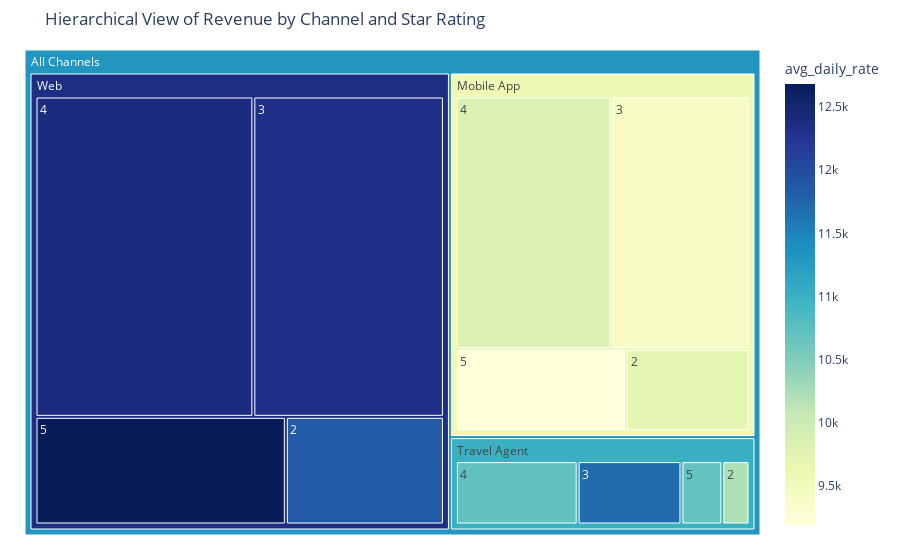

Notebook code for this chart:
### Markdown cell above
### 1. Interactive Revenue Treemap

Here, we can see the total revenue (`total_booking_value`) broken down by the primary `booking_channel` and then by the `star_rating` within each channel. This provides a clear, at-a-glance view of where the most revenue is generated.

**Instructions**: Hover over the rectangles to see the details. You can also click on a channel to zoom in.

### Code cell
df_confirmed = df[df['is_cancelled'] == 0]

fig = px.treemap(df_confirmed, 
                 path=[px.Constant("All Channels"), 'booking_channel', 'star_rating'], 
                 values='booking_value',
                 color='avg_daily_rate',
                 hover_data=['star_rating'],
                 color_continuous_scale='YlGnBu',
                 title='Hierarchical View of Revenue by Channel and Star Rating')

fig.update_layout(margin = dict(t=50, l=25, r=25, b=25))
fig.show()

### Figure 1 — Plotly figure (JSON) as saved in the notebook; plotly's stock layout.template omitted (floating-point values rounded to 4 significant figures)
{"data": [{"branchvalues": "total", "customdata": [["4", 9846.0], ["3", 9428.0], ["3", 12330.0], ["4", 12400.0], ["2", 11860.0], ["5", 12680.0], ["2", 9722.0], ["5", 9192.0], ["4", 10720.0], ["3", 11690.0], ["5", 10690.0], ["2", 10220.0], ["(?)", 9592.0], ["(?)", 12360.0], ["(?)", 11010.0], ["(?)", 11320.0]], "domain": {"x": [0, 1], "y": [0, 1]}, "hovertemplate": "labels=%{label}<br>booking_value=%{value}<br>parent=%{parent}<br>id=%{id}<br>star_rating=%{customdata[0]}<br>avg_daily_rate=%{color}<extra></extra>", "ids": ["All Channels/Mobile App/4", "All Channels/Mobile App/3", "All Channels/Web/3", "All Channels/Web/4", "All Channels/Web/2", "All Channels/Web/5", "All Channels/Mobile App/2", "All Channels/Mobile App/5", "All Channels/Travel Agent/4", "All Channels/Travel Agent/3", "All Channels/Travel Agent/5", "All Channels/Travel Agent/2", "All Channels/Mobile App", "All Channels/Web", "All Channels/Travel Agent", "All Channels"], "labels": ["4", "3", "3", "4", "2", "5", "2", "5", "4", "3", "5", "2", "Mobile App", "Web", "Travel Agent", "All Channels"], "marker": {"coloraxis": "coloraxis", "colors": [9846.0, 9428.0, 12330.0, 12400.0, 11860.0, 12680.0, 9722.0, 9192.0, 10720.0, 11690.0, 10690.0, 10220.0, 9592.0, 12360.0, 11010.0, 11320.0]}, "name": "", "parents": ["All Channels/Mobile App", "All Channels/Mobile App", "All Channels/Web", "All Channels/Web", "All Channels/Web", "All Channels/Web", "All Channels/Mobile App", "All Channels/Mobile App", "All Channels/Travel Agent", "All Channels/Travel Agent", "All Channels/Travel Agent", "All Channels/Travel Agent", "All Channels", "All Channels", "All Channels", ""], "type": "treemap", "values": [79740000.0, 70780000.0, 120500000.0, 137700000.0, 33570000.0, 53160000.0, 20630000.0, 28410000.0, 21190000.0, 18070000.0, 7130000.0, 4726000.0, 199600000.0, 344900000.0, 51120000.0, 595600000.0]}], "layout": {"coloraxis": {"colorbar": {"title": {"text": "avg_daily_rate"}}, "colorscale": [[0, "rgb(255,255,217)"], [0.125, "rgb(237,248,177)"], [0.25, "rgb(199,233,180)"], [0.375, "rgb(127,205,187)"], [0.5, "rgb(65,182,196)"], [0.625, "rgb(29,145,192)"], [0.75, "rgb(34,94,168)"], [0.875, "rgb(37,52,148)"], [1, "rgb(8,29,88)"]]}, "legend": {"tracegroupgap": 0}, "margin": {"b": 25, "l": 25, "r": 25, "t": 50}, "title": {"text": "Hierarchical View of Revenue by Channel and Star Rating"}}}
